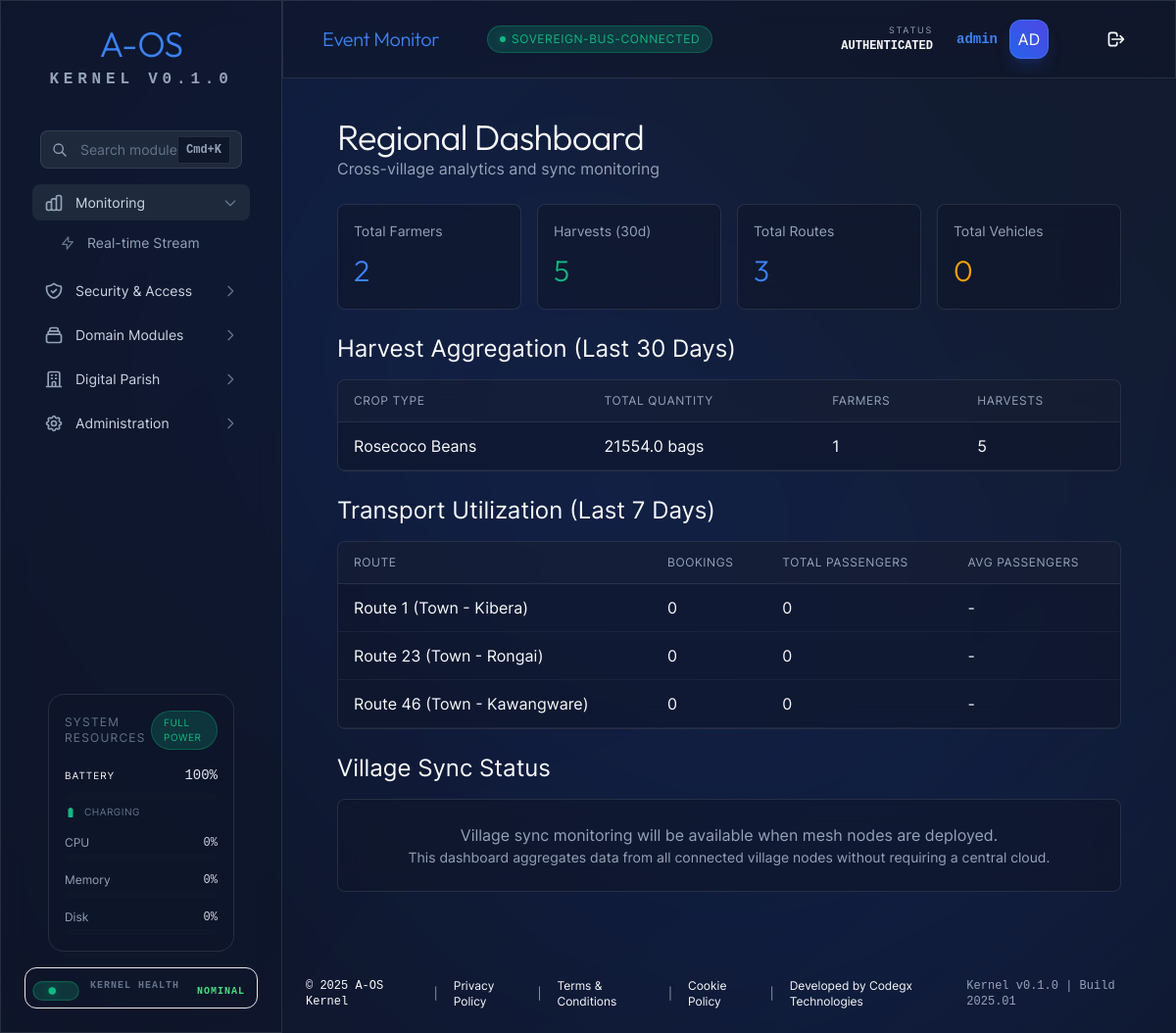
Page /regional/dashboard (signed in) on the committed database.
### tables this page shows
CREATE TABLE routes (
        id TEXT PRIMARY KEY,
        name TEXT NOT NULL,
        start_point TEXT,
        end_point TEXT,
        base_price REAL,
        metadata TEXT
    );

### aos/api/routers/regional.py (the view)
@router.get("/dashboard", response_class=HTMLResponse)
async def regional_dashboard(
    request: Request,
    db: sqlite3.Connection = Depends(get_db),
    operator = Depends(get_current_operator)
):
    aggregator = RegionalAggregator(db)
    summary = aggregator.get_village_summary()
    harvests = aggregator.aggregate_harvests(days=30)
    transport = aggregator.aggregate_transport(days=7)
    return templates.TemplateResponse("regional.html", {
        "request": request,
        "user": operator,  # Dashboard template expects 'user'
        "operator": operator,
        "summary": summary,
        "harvests": harvests,
        "transport": transport
    })

### aos/api/templates/regional.html (shortened to what this page needs)
{% extends "dashboard.html" %}
{% from "components/atoms/Badge.html" import badge %}
{% from "components/atoms/Card.html" import card %}
{% block content %}
<div class="aos-container">
    <div class="aos-page-header">
        <h1 class="aos-h1">Regional Dashboard</h1>
        <p class="aos-text-muted">Cross-village analytics and sync monitoring</p>
    </div>
    <div class="aos-grid aos-grid-cols-4 aos-gap-4 aos-mb-6">
        <div class="aos-glass aos-p-4 aos-rounded-lg">
            <div class="aos-text-muted aos-text-sm aos-mb-2">Total Farmers</div>
            <div class="aos-h2 aos-text-primary">{{ summary.total_farmers }}</div>
        </div>
        <div class="aos-glass aos-p-4 aos-rounded-lg">
            <div class="aos-text-muted aos-text-sm aos-mb-2">Harvests (30d)</div>
            <div class="aos-h2 aos-text-success">{{ summary.total_harvests_30d }}</div>
        </div>
        <div class="aos-glass aos-p-4 aos-rounded-lg">
            <div class="aos-text-muted aos-text-sm aos-mb-2">Total Routes</div>
            <div class="aos-h2 aos-text-info">{{ summary.total_routes }}</div>
        </div>
        <div class="aos-glass aos-p-4 aos-rounded-lg">
            <div class="aos-text-muted aos-text-sm aos-mb-2">Total Vehicles</div>
            <div class="aos-h2 aos-text-warning">{{ summary.total_vehicles }}</div>
        </div>
    </div>
    <div class="aos-mb-6">
        <h2 class="aos-h3 aos-mb-4">Harvest Aggregation (Last 30 Days)</h2>
        <div class="aos-glass aos-rounded-lg aos-overflow-hidden">
            <table class="aos-table">
                <thead>
                    <tr>
                        <th>Crop Type</th>
                        <th>Total Quantity</th>
                        <th>Farmers</th>
                        <th>Harvests</th>
                    </tr>
                </thead>
                <tbody>
                    {% for harvest in harvests %}
                    <tr>
                        <td>
                            <span class="aos-font-semibold">{{ harvest.crop_type }}</span>
                        </td>
                        <td>{{ "%.1f"|format(harvest.total_quantity) }} bags</td>
                        <td>{{ harvest.farmer_count }}</td>
                        <td>{{ harvest.harvest_count }}</td>
                    </tr>
                    {% endfor %}
                </tbody>
            </table>
        </div>
    </div>
    <div class="aos-mb-6">
        <h2 class="aos-h3 aos-mb-4">Transport Utilization (Last 7 Days)</h2>
        <div class="aos-glass aos-rounded-lg aos-overflow-hidden">
            <table class="aos-table">
                <thead>
                    <tr>
                        <th>Route</th>
                        <th>Bookings</th>
                        <th>Total Passengers</th>
                        <th>Avg Passengers</th>
                    </tr>
                </thead>
                <tbody>
                    {% for route in transport %}
                    <tr>
                        <td>
                            <span class="aos-font-semibold">{{ route.route_name }}</span>
                        </td>
                        <td>{{ route.booking_count }}</td>
                        <td>{{ route.total_passengers }}</td>
                        <td>
                            {% if route.booking_count > 0 %}
                            {{ "%.1f"|format(route.total_passengers / route.booking_count) }}
                            {% else %}
                            -
                            {% endif %}
                        </td>
                    </tr>
                    {% endfor %}
                </tbody>
            </table>
        </div>
    </div>
    <div class="aos-mb-6">
        <h2 class="aos-h3 aos-mb-4">Village Sync Status</h2>
        <div class="aos-glass aos-p-6 aos-rounded-lg aos-text-center">
            <p class="aos-text-muted">
                Village sync monitoring will be available when mesh nodes are deployed.
            </p>
            <p class="aos-text-sm aos-text-muted aos-mt-2">
                This dashboard aggregates data from all connected village nodes without requiring a central cloud.
            </p>
        </div>
    </div>
</div>
{% endblock %}

### aos/api/templates/partials/design_system.html (style rules this page uses)
body { margin: 0; scroll-behavior: smooth; -webkit-font-smoothing: antialiased; background: var(--aos-surface-base); color: var(--aos-neutral-50); font-family: var(--aos-font-sans); }
.aos-glass { background: var(--aos-surface-glass); backdrop-filter: blur(12px); -webkit-backdrop-filter: blur(12px); border: 1px solid var(--aos-surface-border); }
.aos-container { width: 100%; margin-left: auto; margin-right: auto; padding-left: var(--aos-spacing-4); padding-right: var(--aos-spacing-4); }
@media (min-width: 640px) { .aos-container { max-width: 640px; } }
@media (min-width: 768px) { .aos-container { max-width: 768px; } }
@media (min-width: 1024px) { .aos-container { max-width: 1024px; } }
.aos-gap-4 { gap: var(--aos-spacing-4); }
.aos-p-4 { padding: var(--aos-spacing-4); }
.aos-p-6 { padding: var(--aos-spacing-6); }
.aos-mb-2 { margin-bottom: var(--aos-spacing-2); }
.aos-mb-4 { margin-bottom: var(--aos-spacing-4); }
.aos-mb-6 { margin-bottom: var(--aos-spacing-6); }
.aos-rounded-lg { border-radius: var(--aos-radius-lg); }
.aos-overflow-hidden { overflow: hidden; }
.aos-grid { display: grid; }
.aos-grid-cols-4 { grid-template-columns: repeat(4, minmax(0, 1fr)); }
.aos-h1 { font-family: var(--aos-font-display); font-size: var(--aos-size-4xl); font-weight: 800; letter-spacing: -0.02em; line-height: 1.1; }
.aos-h2 { font-family: var(--aos-font-display); font-size: var(--aos-size-3xl); font-weight: 700; letter-spacing: -0.01em; }
.aos-h3 { font-size: var(--aos-size-2xl); font-weight: 700; line-height: 1.3; }
.aos-text-sm { font-size: var(--aos-size-sm); }
.aos-font-semibold { font-weight: 600; }
.aos-text-primary { color: var(--aos-primary-base); }
.aos-text-success { color: var(--aos-success-base); }
.aos-text-info { color: var(--aos-info-base); }
.aos-text-warning { color: var(--aos-warning-base); }
.aos-text-muted { color: var(--aos-neutral-400); }
.aos-page-header { margin-bottom: var(--aos-spacing-6); }
.aos-table { width: 100%; border-collapse: collapse; }
.aos-table thead { background: rgba(255, 255, 255, 0.02); border-bottom: 1px solid var(--aos-surface-border); }
.aos-table th { padding: var(--aos-spacing-3) var(--aos-spacing-4); text-align: left; font-size: var(--aos-size-xs); font-weight: 600; text-transform: uppercase; letter-spacing: 0.05em; color: var(--aos-neutral-400); }
.aos-table td { padding: var(--aos-spacing-3) var(--aos-spacing-4); border-bottom: 1px solid rgba(255, 255, 255, 0.05); }
.aos-text-center { text-align: center; }

### rows in the picture
routes: route_name "Route 1 (Town - Kibera)", booking_count "0", total_passengers "0"
routes: route_name "Route 23 (Town - Rongai)", booking_count "0", total_passengers "0"
routes: route_name "Route 46 (Town - Kawangware)", booking_count "0", total_passengers "0"

### other values in the picture
{{ title }} "Monitoring Security & Access Domain Modules Digital Parish Administration"
{{ item.text }} "Real-time Stream"
{{ name }} "KERNEL HEALTH"
{{ status_text }} "NOMINAL"
{{ text }} "SOVEREIGN-BUS-CONNECTED"
{{ user.username }} "admin"
{{ user.username[:2].upper() }} "AD"
{{ summary.total_farmers }} "2"
{{ summary.total_harvests_30d }} "5"
{{ summary.total_routes }} "3"
{{ summary.total_vehicles }} "0"
{{ harvest.crop_type }} "Rosecoco Beans"
{{ "%.1f"|format(harvest.total_quantity) }} "21554.0"
{{ harvest.farmer_count }} "1"
{{ harvest.harvest_count }} "5"
